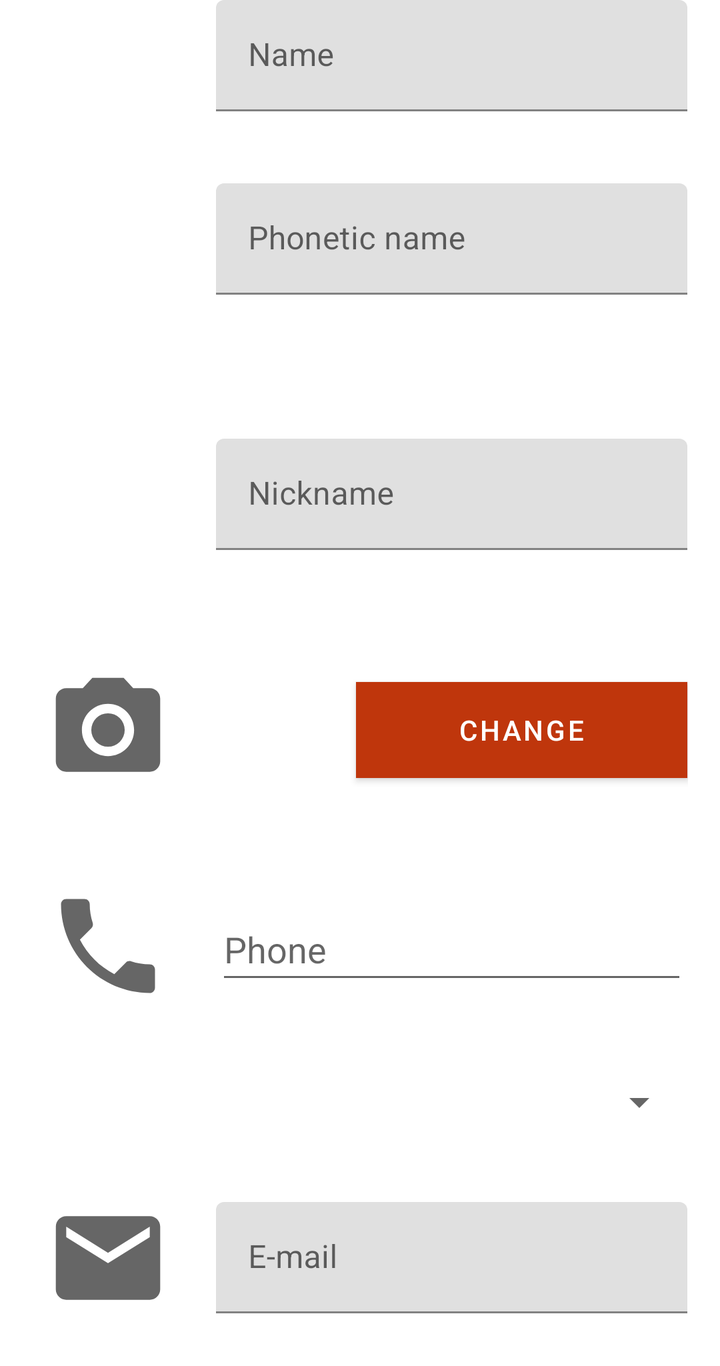
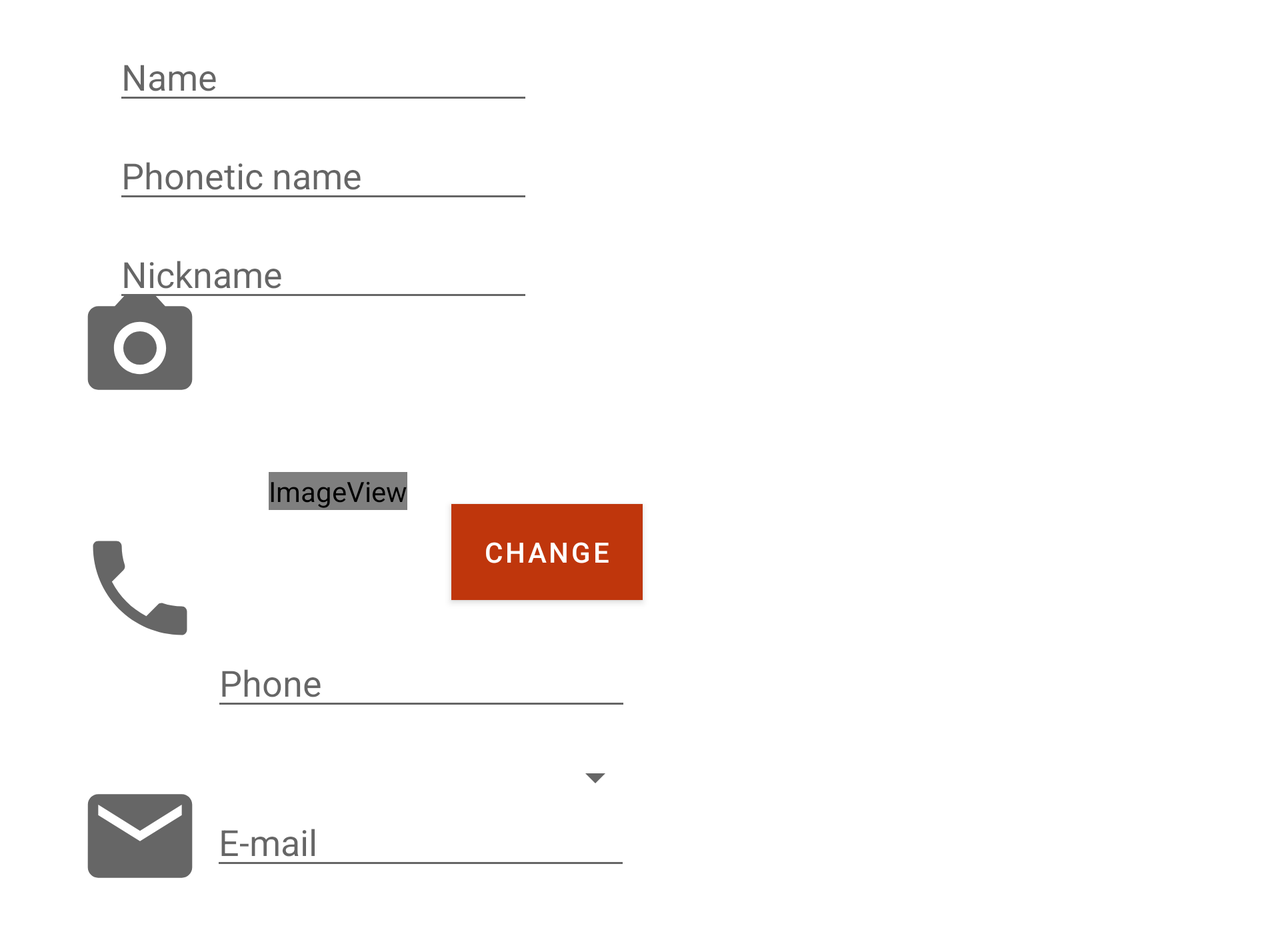

The same Android screen from two of the app's own layout files: first res/layout/ as a phone draws it, then the repository's variant for another configuration, drawn on a device whose configuration selects that folder. Both files follow.
<!-- AndroidManifest.xml: application theme Theme.DI_Practica1_PlayJuegos -->
<!-- res/layout/activity_new_player.xml -->
<?xml version="1.0" encoding="utf-8"?>
<ScrollView xmlns:android="http://schemas.android.com/apk/res/android"
    xmlns:app="http://schemas.android.com/apk/res-auto"
    xmlns:tools="http://schemas.android.com/tools"
    android:layout_width="match_parent"
    android:layout_height="match_parent">

<TableLayout
    android:layout_width="match_parent"
    android:layout_height="match_parent"
    android:layout_marginEnd="16dp"
    android:orientation="vertical"
    android:stretchColumns="1,2"
    tools:context=".NewPlayer">

    <TableRow
        android:layout_width="match_parent"
        android:layout_height="match_parent">


        <ImageView
            android:id="@+id/imgvPersonIcon"
            android:layout_width="wrap_content"
            android:layout_height="wrap_content"
            android:contentDescription="@string/todo"
            app:srcCompat="@drawable/ic_person_foreground" />



        <com.google.android.material.textfield.TextInputLayout
            android:layout_width="match_parent"
            android:layout_height="wrap_content"
            android:layout_gravity="center_vertical"
            android:height="48dp"
            android:layout_span="2" >

            <EditText
                android:id="@+id/etName"
                android:layout_width="match_parent"
                android:layout_height="wrap_content"
                android:layout_gravity="center_vertical"
                android:height="48dp"
                android:ems="10"
                android:hint="@string/name"
                android:inputType="textPersonName"
                android:minHeight="48dp" />
        </com.google.android.material.textfield.TextInputLayout>

    </TableRow>

    <TableRow
        android:layout_width="match_parent"
        android:layout_height="match_parent"
        android:layout_marginTop="36dp"
        android:layout_marginBottom="36dp">



        <com.google.android.material.textfield.TextInputLayout
            android:layout_width="match_parent"
            android:layout_height="wrap_content"
            android:layout_column="1"
            android:layout_gravity="center_vertical"
            android:layout_span="2">

            <EditText
                android:id="@+id/etPhoneticName"
                android:layout_width="match_parent"
                android:layout_height="wrap_content"
                android:height="48dp"
                android:ems="10"
                android:hint="@string/phonetic_name"
                android:inputType="textPersonName"
                tools:ignore="TouchTargetSizeCheck" />


        </com.google.android.material.textfield.TextInputLayout>

    </TableRow>

    <TableRow
        android:layout_width="match_parent"
        android:layout_height="match_parent"
        android:layout_marginTop="36dp"
        android:layout_marginBottom="36dp">

        <com.google.android.material.textfield.TextInputLayout
            android:layout_width="match_parent"
            android:layout_height="wrap_content"
            android:layout_column="1"
            android:layout_gravity="center_vertical"
            android:layout_span="2">

            <EditText
                android:id="@+id/etNickname"
                android:layout_width="match_parent"
                android:layout_height="wrap_content"
                android:layout_column="1"
                android:layout_gravity="center_vertical"
                android:layout_span="2"
                android:height="48dp"
                android:ems="10"
                android:hint="@string/nickname"
                android:inputType="textPersonName"
                tools:ignore="TouchTargetSizeCheck" />


        </com.google.android.material.textfield.TextInputLayout>


    </TableRow>

    <TableRow
        android:layout_width="match_parent"
        android:layout_height="match_parent">

        <ImageView
            android:id="@+id/imgvCameraIcon"
            android:layout_width="wrap_content"
            android:layout_height="wrap_content"
            android:layout_column="0"
            app:srcCompat="@drawable/ic_camera_foreground"
            android:contentDescription="@string/todo" />

        <ImageView
            android:id="@+id/imgvPersonExample"
            android:layout_width="wrap_content"
            android:layout_height="match_parent"
            android:layout_column="1"
            android:layout_gravity="fill_vertical"
            android:contentDescription="@string/todo"
            android:scaleType="fitStart"
            android:scaleX="0.6"
            android:scaleY="0.6"
            tools:srcCompat="@tools:sample/avatars" />

        <Button
            android:id="@+id/btnChange"
            style="@style/buttonColor"
            android:layout_width="wrap_content"
            android:layout_height="wrap_content"
            android:layout_column="1"
            android:layout_gravity="center_vertical"
            android:layout_span="1"
            android:text="@string/change" />

    </TableRow>

    <TableRow
        android:layout_width="match_parent"
        android:layout_height="match_parent">

        <ImageView
            android:id="@+id/imgvPhoneIcon"
            android:layout_width="wrap_content"
            android:layout_height="wrap_content"
            android:contentDescription="@string/phone"
            app:srcCompat="@drawable/ic_phone_foreground" />

        <EditText
            android:id="@+id/etPhone"
            android:layout_width="wrap_content"
            android:layout_height="wrap_content"
            android:layout_column="1"
            android:layout_gravity="center_vertical"
            android:layout_span="2"
            android:height="48dp"
            android:ems="10"
            android:hint="@string/phone"
            android:inputType="phone"
            android:minHeight="48dp" />
    </TableRow>

    <TableRow
        android:layout_width="match_parent"
        android:layout_height="match_parent">

        <Spinner
            android:id="@+id/spnTelefonos"
            android:layout_width="match_parent"
            android:layout_height="wrap_content"
            android:layout_column="2"
            android:minHeight="48dp"
            tools:ignore="SpeakableTextPresentCheck" />
    </TableRow>

    <TableRow
        android:layout_width="match_parent"
        android:layout_height="match_parent">

        <ImageView
            android:id="@+id/imgvEmailIcon"
            android:layout_width="wrap_content"
            android:layout_height="wrap_content"
            android:contentDescription="@string/todo"
            app:srcCompat="@drawable/ic_email_foreground" />

        <com.google.android.material.textfield.TextInputLayout
            android:layout_width="match_parent"
            android:layout_height="wrap_content"
            android:layout_column="1"
            android:layout_gravity="center_vertical"
            android:layout_span="2">

            <EditText
                android:id="@+id/etEmail"
                android:layout_width="match_parent"
                android:layout_height="wrap_content"
                android:layout_gravity="center_vertical"
                android:layout_span="2"
                android:height="48dp"
                android:ems="10"
                android:hint="@string/e_mail"
                android:inputType="textEmailAddress"
                android:minHeight="48dp" />


        </com.google.android.material.textfield.TextInputLayout>

    </TableRow>
    </TableLayout>
</ScrollView>
<!-- resources referenced by this layout -->
<resources>
  <!-- drawable ic_camera_foreground (drawable) -->
  <vector xmlns:android="http://schemas.android.com/apk/res/android"
      android:width="108dp"
      android:height="108dp"
      android:viewportWidth="108"
      android:viewportHeight="108"
      android:tint="#666666">
    <group android:scaleX="2.61"
        android:scaleY="2.61"
        android:translateX="22.68"
        android:translateY="22.68">
      <path
          android:fillColor="@android:color/white"
          android:pathData="M12,12m-3.2,0a3.2,3.2 0,1 1,6.4 0a3.2,3.2 0,1 1,-6.4 0"/>
      <path
          android:fillColor="@android:color/white"
          android:pathData="M9,2L7.17,4L4,4c-1.1,0 -2,0.9 -2,2v12c0,1.1 0.9,2 2,2h16c1.1,0 2,-0.9 2,-2L22,6c0,-1.1 -0.9,-2 -2,-2h-3.17L15,2L9,2zM12,17c-2.76,0 -5,-2.24 -5,-5s2.24,-5 5,-5 5,2.24 5,5 -2.24,5 -5,5z"/>
    </group>
  </vector>
  <!-- drawable ic_email_foreground (drawable) -->
  <vector xmlns:android="http://schemas.android.com/apk/res/android"
      android:width="108dp"
      android:height="108dp"
      android:viewportWidth="108"
      android:viewportHeight="108"
      android:tint="#666666">
    <group android:scaleX="2.61"
        android:scaleY="2.61"
        android:translateX="22.68"
        android:translateY="22.68">
      <path
          android:fillColor="@android:color/white"
          android:pathData="M20,4L4,4c-1.1,0 -1.99,0.9 -1.99,2L2,18c0,1.1 0.9,2 2,2h16c1.1,0 2,-0.9 2,-2L22,6c0,-1.1 -0.9,-2 -2,-2zM20,8l-8,5 -8,-5L4,6l8,5 8,-5v2z"/>
    </group>
  </vector>
  <!-- drawable ic_phone_foreground (drawable) -->
  <vector xmlns:android="http://schemas.android.com/apk/res/android"
      android:width="108dp"
      android:height="108dp"
      android:viewportWidth="108"
      android:viewportHeight="108"
      android:tint="#666666">
    <group android:scaleX="2.61"
        android:scaleY="2.61"
        android:translateX="22.68"
        android:translateY="22.68">
      <path
          android:fillColor="@android:color/white"
          android:pathData="M6.62,10.79c1.44,2.83 3.76,5.14 6.59,6.59l2.2,-2.2c0.27,-0.27 0.67,-0.36 1.02,-0.24 1.12,0.37 2.33,0.57 3.57,0.57 0.55,0 1,0.45 1,1V20c0,0.55 -0.45,1 -1,1 -9.39,0 -17,-7.61 -17,-17 0,-0.55 0.45,-1 1,-1h3.5c0.55,0 1,0.45 1,1 0,1.25 0.2,2.45 0.57,3.57 0.11,0.35 0.03,0.74 -0.25,1.02l-2.2,2.2z"/>
    </group>
  </vector>
  <string name="change">Change</string>
  <string name="e_mail">E-mail</string>
  <string name="name">Name</string>
  <string name="nickname">Nickname</string>
  <string name="phone">Phone</string>
  <string name="phonetic_name">Phonetic name</string>
  <string name="todo">TODO</string>
  <style name="buttonColor">
          <item name="android:textColor">@color/primaryTextColor</item>
          <item name="android:background">@color/secondaryColor</item>
      </style>
  <style name="Theme.DI_Practica1_PlayJuegos" parent="Theme.MaterialComponents.DayNight.NoActionBar">
          
          <item name="colorPrimary">@color/primaryColor</item>
          <item name="colorPrimaryVariant">@color/primaryDarkColor</item>
          <item name="colorOnPrimary">@color/primaryTextColor</item>
          
          <item name="colorSecondary">@color/secondaryColor</item>
          <item name="colorSecondaryVariant">@color/secondaryDarkColor</item>
          <item name="colorOnSecondary">@color/secondaryTextColor</item>
          
          <item name="android:statusBarColor" tools:targetApi="l">?attr/colorPrimaryVariant</item>
          
      </style>
  <color name="primaryTextColor">#ffffff</color>
  <color name="secondaryColor">#6d4c41</color>
  <color name="primaryColor">#bf360c</color>
  <color name="primaryDarkColor">#870000</color>
  <color name="secondaryDarkColor">#40241a</color>
  <color name="secondaryTextColor">#ffffff</color>
</resources>
<!-- res/layout-land/activity_new_player.xml (the repository's variant of the layout above) -->
<!-- drawn on the phone turned sideways -->
<?xml version="1.0" encoding="utf-8"?>
<ScrollView xmlns:android="http://schemas.android.com/apk/res/android"
    xmlns:app="http://schemas.android.com/apk/res-auto"
    xmlns:tools="http://schemas.android.com/tools"
    android:layout_width="match_parent"
    android:layout_height="match_parent">

    <androidx.constraintlayout.widget.ConstraintLayout
        android:layout_width="match_parent"
        android:layout_height="wrap_content"
        android:orientation="vertical"
        android:stretchColumns="1,2"
        tools:context=".NewPlayer">

        <EditText
            android:id="@+id/etName"
            android:layout_width="wrap_content"
            android:layout_height="wrap_content"
            android:layout_marginStart="32dp"
            android:layout_marginTop="16dp"
            android:layout_marginEnd="365dp"
            android:ems="10"
            android:inputType="textPersonName"
            android:hint="@string/name"
            app:layout_constraintEnd_toEndOf="parent"
            app:layout_constraintStart_toEndOf="@+id/imgvPersonIcon"
            app:layout_constraintTop_toTopOf="parent" />

        <ImageView
            android:id="@+id/imgvPersonIcon"
            android:layout_width="wrap_content"
            android:layout_height="wrap_content"
            android:layout_marginStart="16dp"
            android:layout_marginTop="16dp"
            app:layout_constraintStart_toStartOf="parent"
            app:layout_constraintTop_toTopOf="parent"
            app:srcCompat="@drawable/ic_person_foreground"
            android:contentDescription="@string/todo" />

        <EditText
            android:id="@+id/etPhoneticName"
            android:layout_width="wrap_content"
            android:layout_height="wrap_content"
            android:layout_marginStart="32dp"
            android:layout_marginTop="8dp"
            android:layout_marginEnd="365dp"
            android:ems="10"
            android:hint="@string/phonetic_name"
            android:inputType="textPersonName"
            app:layout_constraintEnd_toEndOf="parent"
            app:layout_constraintStart_toEndOf="@+id/imgvPersonIcon"
            app:layout_constraintTop_toBottomOf="@+id/etName" />

        <EditText
            android:id="@+id/etNickname"
            android:layout_width="wrap_content"
            android:layout_height="wrap_content"
            android:layout_marginStart="32dp"
            android:layout_marginTop="8dp"
            android:layout_marginEnd="365dp"
            android:ems="10"
            android:inputType="textPersonName"
            android:hint="@string/nickname"
            app:layout_constraintEnd_toEndOf="parent"
            app:layout_constraintStart_toEndOf="@+id/imgvPersonIcon"
            app:layout_constraintTop_toBottomOf="@+id/etPhoneticName" />

        <ImageView
            android:id="@+id/imgvCameraIcon"
            android:layout_width="wrap_content"
            android:layout_height="wrap_content"
            android:layout_marginStart="16dp"
            android:layout_marginTop="104dp"
            app:layout_constraintStart_toStartOf="parent"
            app:layout_constraintTop_toBottomOf="@+id/imgvPersonIcon"
            app:srcCompat="@drawable/ic_camera_foreground"
            android:contentDescription="@string/todo" />

        <ImageView
            android:id="@+id/imgvPhoneIcon"
            android:layout_width="wrap_content"
            android:layout_height="wrap_content"
            android:layout_marginStart="16dp"
            android:layout_marginTop="12dp"
            android:contentDescription="@string/todo"
            app:layout_constraintStart_toStartOf="parent"
            app:layout_constraintTop_toBottomOf="@+id/imgvCameraIcon"
            app:srcCompat="@drawable/ic_phone_foreground" />

        <Spinner
            android:id="@+id/spnTelefonos"
            android:layout_width="211dp"
            android:layout_height="33dp"
            android:layout_column="2"
            android:layout_marginStart="32dp"
            android:layout_marginTop="12dp"
            android:layout_marginEnd="364dp"
            android:minHeight="48dp"
            app:layout_constraintEnd_toEndOf="parent"
            app:layout_constraintStart_toEndOf="@+id/imgvPhoneIcon"
            app:layout_constraintTop_toBottomOf="@+id/etPhone"
            tools:ignore="SpeakableTextPresentCheck" />

        <ImageView
            android:id="@+id/imgvPersonExample"
            android:layout_width="wrap_content"
            android:layout_height="wrap_content"
            android:layout_marginStart="32dp"
            android:layout_marginTop="80dp"
            android:layout_marginEnd="44dp"
            app:layout_constraintEnd_toStartOf="@+id/btnChange"
            app:layout_constraintStart_toEndOf="@+id/imgvCameraIcon"
            app:layout_constraintTop_toBottomOf="@+id/etNickname"
            app:srcCompat="@android:drawable/sym_def_app_icon"
            android:contentDescription="@string/todo" />

        <Button
            android:id="@+id/btnChange"
            style="@style/buttonColor"
            android:layout_width="wrap_content"
            android:layout_height="wrap_content"
            android:layout_marginStart="272dp"
            android:layout_marginTop="96dp"
            android:layout_marginEnd="365dp"
            android:text="@string/change"
            app:layout_constraintEnd_toEndOf="parent"
            app:layout_constraintStart_toStartOf="parent"
            app:layout_constraintTop_toBottomOf="@+id/etNickname" />

        <EditText
            android:id="@+id/etPhone"
            android:layout_width="wrap_content"
            android:layout_height="wrap_content"
            android:layout_marginStart="32dp"
            android:layout_marginTop="64dp"
            android:layout_marginEnd="365dp"
            android:ems="10"
            android:hint="@string/phone"
            android:importantForAutofill="no"
            android:inputType="phone"
            app:layout_constraintEnd_toEndOf="parent"
            app:layout_constraintHorizontal_bias="0.556"
            app:layout_constraintStart_toEndOf="@+id/imgvPhoneIcon"
            app:layout_constraintTop_toBottomOf="@+id/imgvPersonExample" />

        <EditText
            android:id="@+id/etEmail"
            android:layout_width="wrap_content"
            android:layout_height="wrap_content"
            android:layout_marginStart="32dp"
            android:layout_marginEnd="365dp"
            android:layout_marginBottom="32dp"
            android:ems="10"
            android:inputType="textEmailAddress"
            android:hint="@string/e_mail"
            app:layout_constraintBottom_toBottomOf="parent"
            app:layout_constraintEnd_toEndOf="parent"
            app:layout_constraintHorizontal_bias="0.558"
            app:layout_constraintStart_toEndOf="@+id/imgvEmailIcon" />

        <ImageView
            android:id="@+id/imgvEmailIcon"
            android:layout_width="wrap_content"
            android:layout_height="wrap_content"
            android:layout_marginStart="16dp"
            android:layout_marginTop="16dp"
            app:layout_constraintStart_toStartOf="parent"
            app:layout_constraintTop_toBottomOf="@+id/imgvPhoneIcon"
            app:srcCompat="@drawable/ic_email_foreground"
            android:contentDescription="@string/todo" />


    </androidx.constraintlayout.widget.ConstraintLayout>
</ScrollView>
